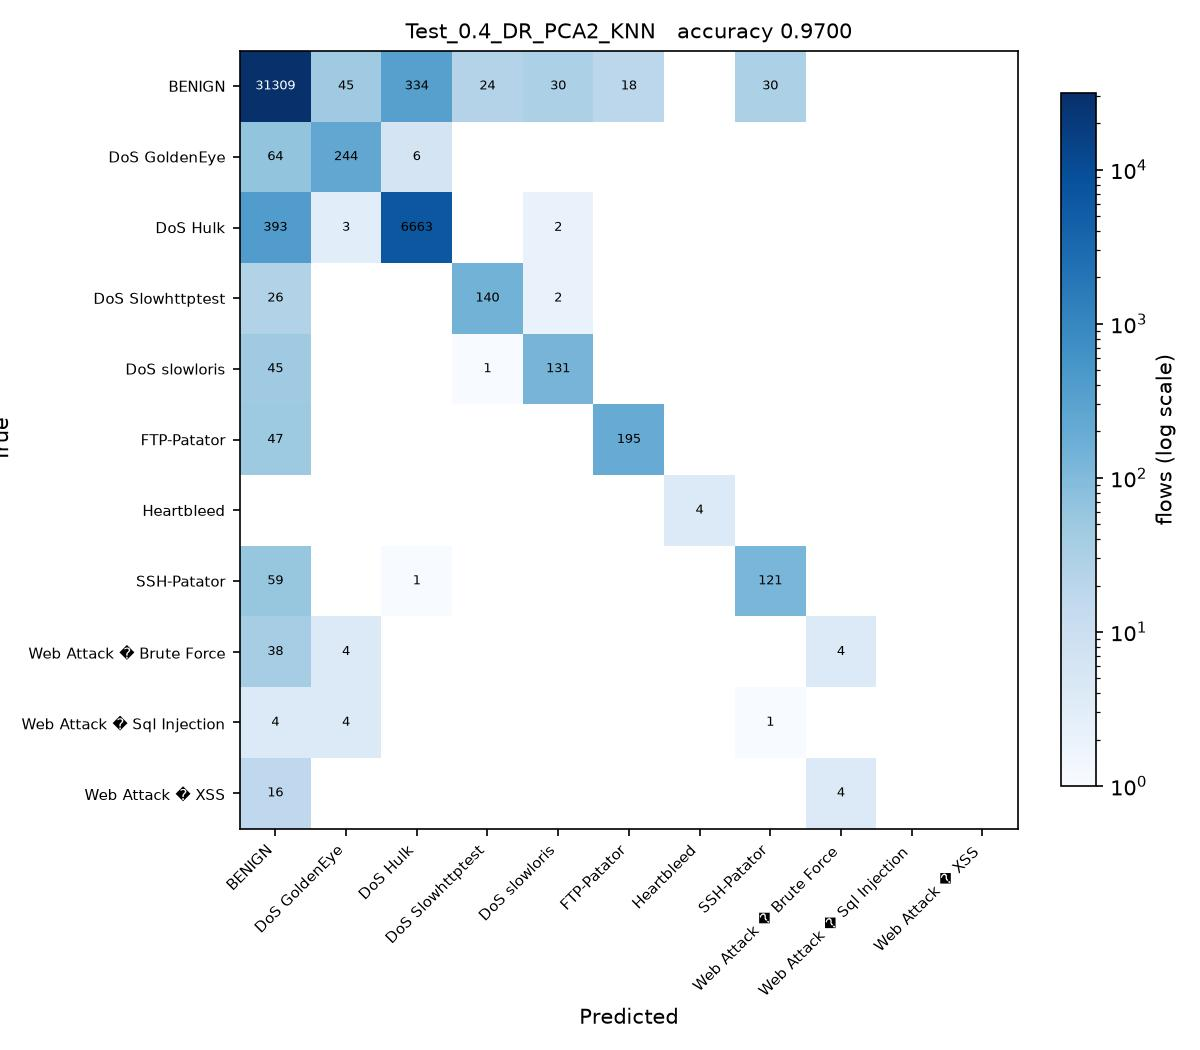

Write the Python code that produced this figure.
# Test_0.4_DR_PCA2_KNN.py
#
# Test size 0.4  |  PCA, 2 components  |  k-Nearest Neighbors (sheet #13)
#
# This is SGDC_60_40.py with the changes marked CHANGE below and nothing else.

import os
from pathlib import Path

# CHANGE 1: find the folder holding the three CSV files and run from there, so
# the plain file names below resolve no matter where this script is started
# from or how deeply it sits inside the project folder.
HERE = Path(__file__).resolve().parent
for PROJECT in [HERE, *HERE.parents]:
    if (PROJECT / 'Tuesday-WorkingHours.pcap_ISCX.csv').exists():
        os.chdir(PROJECT)
        break
else:
    raise SystemExit('Put this folder inside the folder that holds the three '
                     'CIC-IDS2017 CSV files, then run the script again.')
import numpy as np
import pandas as pd

df1 = pd.read_csv('Tuesday-WorkingHours.pcap_ISCX.csv', low_memory=True)
df2 = pd.read_csv('Wednesday-workingHours.pcap_ISCX.csv', low_memory=True)
df3 = pd.read_csv('Thursday-WorkingHours-Morning-WebAttacks.pcap_ISCX.csv', low_memory=True)

dataset = pd.concat([df1, df2, df3], ignore_index=True)

dataset.columns = dataset.columns.str.strip()

# CHANGE 2: a stratified sample of 100000 flows, the same for every run. An RBF
# SVM on all 1.3 million flows would take about an hour per script.
# At least 50 flows of every class are kept.
label = dataset.columns[-1]
dataset = pd.concat(
    [g.sample(n=min(len(g), max(50, round(100000 * len(g) / len(dataset)))), random_state=0)
     for _, g in dataset.groupby(label)],
    ignore_index=True
)

X = dataset.iloc[:, :-1]
y = dataset.iloc[:, -1]

X = X.apply(pd.to_numeric, errors='coerce')

X.replace([np.inf, -np.inf], np.nan, inplace=True)

from sklearn.impute import SimpleImputer

imputer = SimpleImputer(missing_values=np.nan, strategy='mean')
X = imputer.fit_transform(X)

from sklearn.preprocessing import LabelEncoder

labelencoder_y = LabelEncoder()
y = labelencoder_y.fit_transform(y)

from sklearn.model_selection import train_test_split

X_train, X_test, y_train, y_test = train_test_split(
    X,
    y,
    test_size=0.4,   # CHANGE 3: test size
    random_state=0,
    stratify=y
)

# CHANGE 4: PCA, from PCA_LDA_KErnel_PCA_CODE.pdf (fit only on training data)
from sklearn.decomposition import PCA

pca = PCA(n_components=2)
X_train = pca.fit_transform(X_train)
X_test = pca.transform(X_test)

# CHANGE 5: k-Nearest Neighbors (sheet #13) in place of SGDClassifier
from sklearn.neighbors import KNeighborsClassifier

classifier = KNeighborsClassifier(
    n_neighbors=5,
    metric='minkowski',
    p=2
)

classifier.fit(X_train, y_train)

y_pred = classifier.predict(X_test) 

from sklearn.metrics import confusion_matrix
from sklearn.metrics import accuracy_score
from sklearn.metrics import precision_score
from sklearn.metrics import recall_score
from sklearn.metrics import f1_score
from sklearn.metrics import classification_report

cm = confusion_matrix(y_test, y_pred)

print("Confusion Matrix:\n")
print(cm)

print("\nAccuracy : {:.4f}".format(accuracy_score(y_test, y_pred)))
print("\nPrecision : {:.4f}".format(precision_score(y_test, y_pred, average='weighted')))
print("\nRecall : {:.4f}".format(recall_score(y_test, y_pred, average='weighted')))
print("\nF1 Score : {:.4f}".format(f1_score(y_test, y_pred, average='weighted')))

print("\nClassification Report:\n")
print(classification_report(y_test, y_pred))

# CHANGE 6: save the confusion matrix as Test_0.4_DR_PCA2_KNN.jpg and record the result
import matplotlib
matplotlib.use('Agg')
import matplotlib.pyplot as plt
from matplotlib.colors import LogNorm

here = HERE                     # the folder this script sits in
names = [str(c) for c in labelencoder_y.classes_]
fig, ax = plt.subplots(figsize=(8, 7))
im = ax.imshow(cm, cmap='Blues', norm=LogNorm(vmin=1))
ax.set_xticks(range(len(names)), names, rotation=45, ha='right', fontsize=7)
ax.set_yticks(range(len(names)), names, fontsize=7)
ax.set_xlabel('Predicted')
ax.set_ylabel('True')
ax.set_title('Test_0.4_DR_PCA2_KNN   accuracy {:.4f}'.format(accuracy_score(y_test, y_pred)), fontsize=10)
for i in range(cm.shape[0]):
    for j in range(cm.shape[1]):
        if cm[i, j]:
            ax.text(j, i, cm[i, j], ha='center', va='center', fontsize=6,
                    color='white' if cm[i, j] > cm.max() / 3 else 'black')
fig.colorbar(im, ax=ax, fraction=0.04, label='flows (log scale)')
fig.tight_layout()
fig.savefig(here / 'Test_0.4_DR_PCA2_KNN.jpg', dpi=150)
plt.close(fig)

row = pd.DataFrame([{
    'Test': 0.4, 'DR': 'PCA2', 'Clas': 'KNN',
    'Acc': round(accuracy_score(y_test, y_pred), 4),
    'Pre': round(precision_score(y_test, y_pred, average='weighted'), 4),
    'Rec': round(recall_score(y_test, y_pred, average='weighted'), 4),
    'F1': round(f1_score(y_test, y_pred, average='weighted'), 4),
    'script': 'Test_0.4_DR_PCA2_KNN',
}])
out = PROJECT / 'results' / '75_runs_pca.csv'
out.parent.mkdir(exist_ok=True)
if out.exists():
    old = pd.read_csv(out)
    row = pd.concat([old[old['script'] != 'Test_0.4_DR_PCA2_KNN'], row], ignore_index=True)
row.to_csv(out, index=False)
